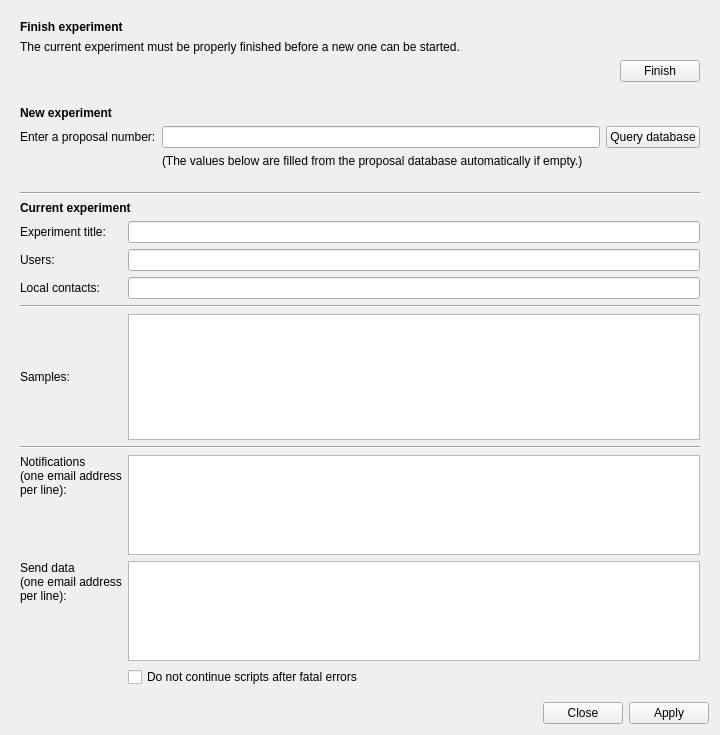
<?xml version="1.0" encoding="UTF-8"?>
<ui version="4.0">
 <class>Form</class>
 <widget class="QWidget" name="Form">
  <property name="geometry">
   <rect>
    <x>0</x>
    <y>0</y>
    <width>720</width>
    <height>735</height>
   </rect>
  </property>
  <property name="windowTitle">
   <string>Form</string>
  </property>
  <layout class="QVBoxLayout" name="verticalLayout">
   <item>
    <widget class="QWidget" name="finishBox" native="true">
     <layout class="QGridLayout" name="gridLayout_2">
      <item row="2" column="1">
       <widget class="QPushButton" name="finishButton">
        <property name="sizePolicy">
         <sizepolicy hsizetype="Fixed" vsizetype="Fixed">
          <horstretch>0</horstretch>
          <verstretch>0</verstretch>
         </sizepolicy>
        </property>
        <property name="text">
         <string>Finish</string>
        </property>
       </widget>
      </item>
      <item row="2" column="0">
       <spacer name="horizontalSpacer">
        <property name="orientation">
         <enum>Qt::Horizontal</enum>
        </property>
        <property name="sizeHint" stdset="0">
         <size>
          <width>336</width>
          <height>20</height>
         </size>
        </property>
       </spacer>
      </item>
      <item row="1" column="0" colspan="2">
       <widget class="QLabel" name="label">
        <property name="text">
         <string>The current experiment must be properly finished before a new one can be started.</string>
        </property>
       </widget>
      </item>
      <item row="0" column="0">
       <widget class="QLabel" name="label_2">
        <property name="font">
         <font>
          <weight>75</weight>
          <bold>true</bold>
         </font>
        </property>
        <property name="text">
         <string>Finish experiment</string>
        </property>
       </widget>
      </item>
     </layout>
    </widget>
   </item>
   <item>
    <widget class="QWidget" name="newBox" native="true">
     <layout class="QGridLayout" name="gridLayout_3">
      <item row="0" column="0" colspan="2">
       <widget class="QLabel" name="label_5">
        <property name="font">
         <font>
          <weight>75</weight>
          <bold>true</bold>
         </font>
        </property>
        <property name="text">
         <string>New experiment</string>
        </property>
       </widget>
      </item>
      <item row="1" column="0">
       <widget class="QLabel" name="propLabel">
        <property name="text">
         <string>Enter a proposal number:</string>
        </property>
       </widget>
      </item>
      <item row="1" column="1">
       <widget class="QLineEdit" name="proposalNum"/>
      </item>
      <item row="1" column="2">
       <widget class="QPushButton" name="queryDBButton">
        <property name="toolTip">
         <string>&lt;html&gt;&lt;head/&gt;&lt;body&gt;&lt;p&gt;Query the Proposal Database for Information about this proposal number.&lt;/p&gt;&lt;/body&gt;&lt;/html&gt;</string>
        </property>
        <property name="text">
         <string>Query database</string>
        </property>
       </widget>
      </item>
      <item row="2" column="1" colspan="2">
       <widget class="QLabel" name="propdbInfo">
        <property name="text">
         <string>(The values below are filled from the proposal database automatically if empty.)</string>
        </property>
       </widget>
      </item>
     </layout>
    </widget>
   </item>
   <item>
    <widget class="QWidget" name="dataBox" native="true">
     <layout class="QVBoxLayout" name="verticalLayout_2">
      <item>
       <layout class="QGridLayout" name="gridLayout">
        <item row="3" column="0">
         <widget class="QLabel" name="label_7">
          <property name="text">
           <string>Users:</string>
          </property>
         </widget>
        </item>
        <item row="5" column="0" colspan="2">
         <widget class="Line" name="line_2">
          <property name="orientation">
           <enum>Qt::Horizontal</enum>
          </property>
         </widget>
        </item>
        <item row="2" column="0">
         <widget class="QLabel" name="label_6">
          <property name="text">
           <string>Experiment title:</string>
          </property>
         </widget>
        </item>
        <item row="4" column="1">
         <widget class="QLineEdit" name="localContacts">
          <property name="toolTip">
           <string>local contacts, please specify as: First Name &lt;first@email.com&gt;[; Second Name &lt;second@email.com&gt;]</string>
          </property>
         </widget>
        </item>
        <item row="1" column="0" colspan="2">
         <widget class="QLabel" name="label_9">
          <property name="font">
           <font>
            <weight>75</weight>
            <bold>true</bold>
           </font>
          </property>
          <property name="text">
           <string>Current experiment</string>
          </property>
         </widget>
        </item>
        <item row="4" column="0">
         <widget class="QLabel" name="label_8">
          <property name="text">
           <string>Local contacts:</string>
          </property>
         </widget>
        </item>
        <item row="7" column="0" colspan="2">
         <widget class="Line" name="line_3">
          <property name="orientation">
           <enum>Qt::Horizontal</enum>
          </property>
         </widget>
        </item>
        <item row="8" column="1">
         <widget class="QPlainTextEdit" name="notifEmails">
          <property name="sizePolicy">
           <sizepolicy hsizetype="Expanding" vsizetype="Minimum">
            <horstretch>0</horstretch>
            <verstretch>0</verstretch>
           </sizepolicy>
          </property>
          <property name="minimumSize">
           <size>
            <width>0</width>
            <height>100</height>
           </size>
          </property>
          <property name="maximumSize">
           <size>
            <width>16777215</width>
            <height>100</height>
           </size>
          </property>
         </widget>
        </item>
        <item row="10" column="1">
         <widget class="QCheckBox" name="errorAbortBox">
          <property name="text">
           <string>Do not continue scripts after fatal errors</string>
          </property>
         </widget>
        </item>
        <item row="6" column="1">
         <widget class="SampleListWidget" name="samples"/>
        </item>
        <item row="9" column="0">
         <widget class="QLabel" name="label_11">
          <property name="sizePolicy">
           <sizepolicy hsizetype="Preferred" vsizetype="Minimum">
            <horstretch>0</horstretch>
            <verstretch>0</verstretch>
           </sizepolicy>
          </property>
          <property name="text">
           <string>&lt;html&gt;&lt;head/&gt;&lt;body&gt;&lt;p&gt;Send data&lt;br/&gt;(one email address &lt;br/&gt;per line):&lt;/p&gt;&lt;/body&gt;&lt;/html&gt;</string>
          </property>
          <property name="alignment">
           <set>Qt::AlignLeading|Qt::AlignLeft|Qt::AlignTop</set>
          </property>
          <property name="wordWrap">
           <bool>true</bool>
          </property>
         </widget>
        </item>
        <item row="0" column="0" colspan="2">
         <widget class="Line" name="line">
          <property name="orientation">
           <enum>Qt::Horizontal</enum>
          </property>
         </widget>
        </item>
        <item row="2" column="1">
         <widget class="QLineEdit" name="expTitle"/>
        </item>
        <item row="8" column="0">
         <widget class="QLabel" name="label_10">
          <property name="sizePolicy">
           <sizepolicy hsizetype="Preferred" vsizetype="Minimum">
            <horstretch>0</horstretch>
            <verstretch>0</verstretch>
           </sizepolicy>
          </property>
          <property name="text">
           <string>Notifications&lt;br/&gt;(one email address &lt;br/&gt;per line):</string>
          </property>
          <property name="alignment">
           <set>Qt::AlignLeading|Qt::AlignLeft|Qt::AlignTop</set>
          </property>
          <property name="wordWrap">
           <bool>true</bool>
          </property>
         </widget>
        </item>
        <item row="3" column="1">
         <widget class="QLineEdit" name="users">
          <property name="toolTip">
           <string>users, please specify as: First Name &lt;first@email.com&gt;[; Second Name &lt;second@email.com&gt;]</string>
          </property>
         </widget>
        </item>
        <item row="6" column="0">
         <widget class="QLabel" name="labelSampleName">
          <property name="text">
           <string>Samples:</string>
          </property>
         </widget>
        </item>
        <item row="9" column="1">
         <widget class="QPlainTextEdit" name="dataEmails">
          <property name="sizePolicy">
           <sizepolicy hsizetype="Expanding" vsizetype="Minimum">
            <horstretch>0</horstretch>
            <verstretch>0</verstretch>
           </sizepolicy>
          </property>
          <property name="maximumSize">
           <size>
            <width>16777215</width>
            <height>100</height>
           </size>
          </property>
         </widget>
        </item>
       </layout>
      </item>
     </layout>
    </widget>
   </item>
   <item>
    <spacer name="verticalSpacer">
     <property name="orientation">
      <enum>Qt::Vertical</enum>
     </property>
     <property name="sizeHint" stdset="0">
      <size>
       <width>0</width>
       <height>20</height>
      </size>
     </property>
    </spacer>
   </item>
   <item>
    <widget class="QDialogButtonBox" name="buttonBox">
     <property name="standardButtons">
      <set>QDialogButtonBox::Apply|QDialogButtonBox::Close</set>
     </property>
    </widget>
   </item>
  </layout>
 </widget>
 <customwidgets>
  <customwidget>
   <class>SampleListWidget</class>
   <extends>QListWidget</extends>
   <header>nicos_mlz.gui.samplelist</header>
  </customwidget>
 </customwidgets>
 <tabstops>
  <tabstop>finishButton</tabstop>
  <tabstop>proposalNum</tabstop>
  <tabstop>queryDBButton</tabstop>
  <tabstop>expTitle</tabstop>
  <tabstop>users</tabstop>
  <tabstop>localContacts</tabstop>
  <tabstop>samples</tabstop>
  <tabstop>notifEmails</tabstop>
  <tabstop>dataEmails</tabstop>
  <tabstop>errorAbortBox</tabstop>
  <tabstop>buttonBox</tabstop>
 </tabstops>
 <resources/>
 <connections/>
</ui>
